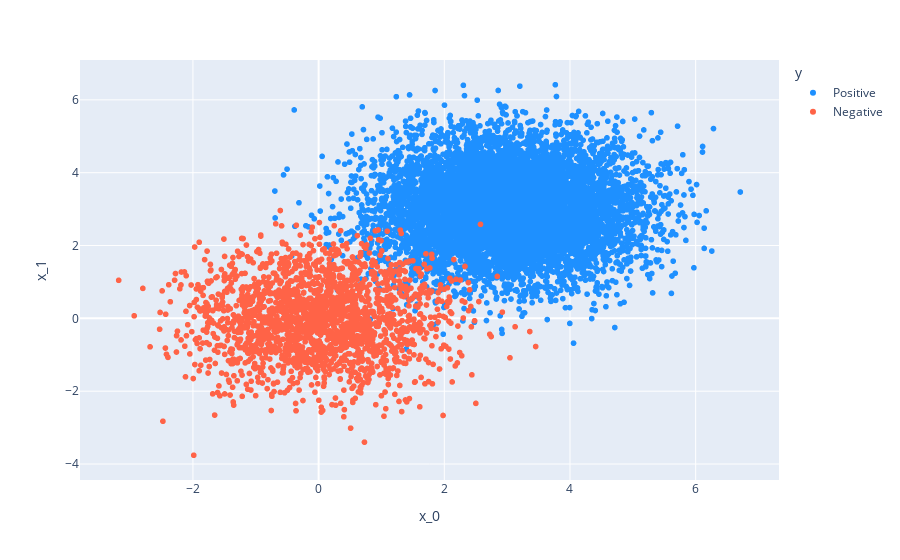

Here is the notebook cell this chart was saved with:
### Markdown cell above
### Visualize created data

### Code cell
from utils import visualize_pn_data
visualize_pn_data(x, y)

### Figure 1 — Plotly figure (JSON) as saved in the notebook; plotly's stock layout.template omitted (floating-point values rounded to 4 significant figures; data arrays with more than 128 entries replaced by an {"elided": "..."} marker saying what was removed)
{"data": [{"hovertemplate": "y=Positive<br>x_0=%{x}<br>x_1=%{y}<extra></extra>", "legendgroup": "Positive", "marker": {"color": "#1E90FF", "symbol": "circle"}, "mode": "markers", "name": "Positive", "showlegend": true, "type": "scattergl", "x": {"elided": "8000 float values"}, "xaxis": "x", "y": {"elided": "8000 float values"}, "yaxis": "y"}, {"hovertemplate": "y=Negative<br>x_0=%{x}<br>x_1=%{y}<extra></extra>", "legendgroup": "Negative", "marker": {"color": "#FF6347", "symbol": "circle"}, "mode": "markers", "name": "Negative", "showlegend": true, "type": "scattergl", "x": {"elided": "2000 float values"}, "xaxis": "x", "y": {"elided": "2000 float values"}, "yaxis": "y"}], "layout": {"legend": {"title": {"text": "y"}, "tracegroupgap": 0}, "margin": {"t": 60}, "xaxis": {"anchor": "y", "domain": [0, 1], "title": {"text": "x_0"}}, "yaxis": {"anchor": "x", "domain": [0, 1], "title": {"text": "x_1"}}}}
